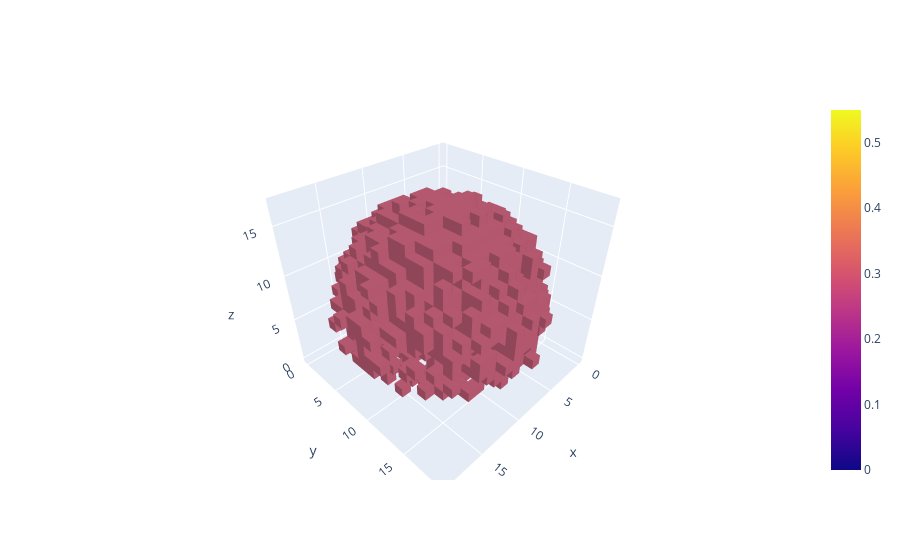

This figure's notebook cell:
### Code cell
import plotly.graph_objects as go

Voxels = VoxelData(voxel_data['voxels'])
# Colors =
# print("Voxels.data\n",Voxels.data)
# print("Voxels.vertices\n",Voxels.vertices)
# print("Voxels.triangles\n",Voxels.triangles)

print("Generating figure")
fig = go.Figure(data=go.Mesh3d(
    x=Voxels.vertices[0],
    y=Voxels.vertices[1],
    z=Voxels.vertices[2],
    i=Voxels.triangles[0],
    j=Voxels.triangles[1],
    k=Voxels.triangles[2],
    intensity=voxel_data['avg_manipulability'],
    intensitymode='cell',
    color='lightblue'  # Single color
))
fig.show()

### Figure 1 — Plotly figure (JSON) as saved in the notebook; plotly's stock layout.template omitted (floating-point values rounded to 4 significant figures; data arrays with more than 128 entries replaced by an {"elided": "..."} marker saying what was removed)
{"data": [{"color": "lightblue", "i": {"elided": "8812 float values"}, "intensity": {"elided": "6137 float values"}, "intensitymode": "cell", "j": {"elided": "8812 float values"}, "k": {"elided": "8812 float values"}, "type": "mesh3d", "x": {"elided": "17624 float values"}, "y": {"elided": "17624 float values"}, "z": {"elided": "17624 float values"}}], "layout": {}}
